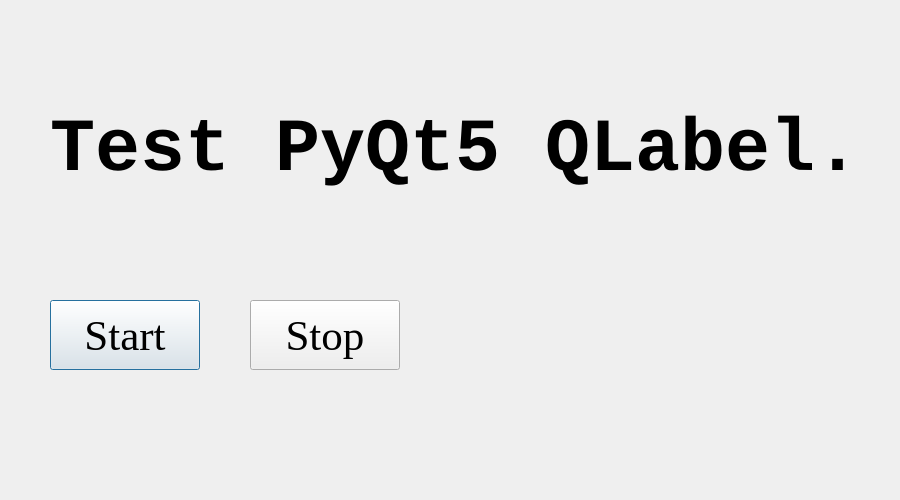
<?xml version="1.0" encoding="UTF-8"?>
<ui version="4.0">
 <class>Dialog</class>
 <widget class="QDialog" name="Dialog">
  <property name="geometry">
   <rect>
    <x>0</x>
    <y>0</y>
    <width>900</width>
    <height>500</height>
   </rect>
  </property>
  <property name="windowTitle">
   <string>Test PyQt5 QDialog v0.2</string>
  </property>
  <widget class="QLabel" name="test_label">
   <property name="geometry">
    <rect>
     <x>50</x>
     <y>50</y>
     <width>800</width>
     <height>200</height>
    </rect>
   </property>
   <property name="font">
    <font>
     <family>Courier New</family>
     <pointsize>56</pointsize>
     <weight>75</weight>
     <bold>true</bold>
    </font>
   </property>
   <property name="text">
    <string>Test PyQt5 QLabel.</string>
   </property>
  </widget>
  <widget class="QPushButton" name="start_button">
   <property name="geometry">
    <rect>
     <x>50</x>
     <y>300</y>
     <width>150</width>
     <height>70</height>
    </rect>
   </property>
   <property name="font">
    <font>
     <family>Times New Roman</family>
     <pointsize>32</pointsize>
    </font>
   </property>
   <property name="text">
    <string>Start</string>
   </property>
  </widget>
  <widget class="QPushButton" name="stop_button">
   <property name="geometry">
    <rect>
     <x>250</x>
     <y>300</y>
     <width>150</width>
     <height>70</height>
    </rect>
   </property>
   <property name="font">
    <font>
     <family>Times New Roman</family>
     <pointsize>32</pointsize>
    </font>
   </property>
   <property name="text">
    <string>Stop</string>
   </property>
  </widget>
 </widget>
 <resources/>
 <connections/>
</ui>
